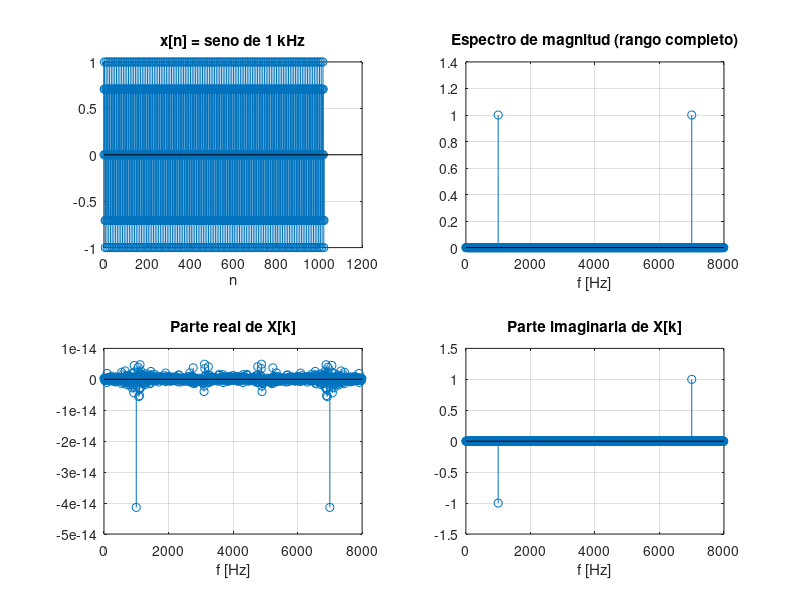

MATLAB code to generate this figure:
% 13_fft_basico.m
% Tema 3 - Uso basico de la FFT.
% Ejecutar:  octave-cli 13_fft_basico.m
%
% Referencias a las laminas del Tema 3:
%   - "DFT: definicion y propiedades"
%   - "Interpretacion de las frecuencias (bins)": f_k = k*f_s/N

clear; close all; clc;

fs = 8000;         % frecuencia de muestreo [Hz]
f0 = 1000;         % frecuencia del seno [Hz]
N = 1024;          % numero de muestras (potencia de 2)
n = 0:N-1;
x = sin(2*pi*f0*n/fs);    % seno muestreado

X = fft(x);
f = (0:N-1)*fs/N;         % eje de frecuencia [Hz] (rango completo)

fprintf('============================================================\n');
fprintf('USO BASICO DE LA FFT\n');
fprintf('============================================================\n');
fprintf('fs = %d Hz, f0 = %d Hz, N = %d\n', fs, f0, N);
[~, kmax] = max(abs(X));
fprintf('pico en el bin %d -> %.0f Hz (esperado %.0f Hz)\n', kmax-1, f(kmax), f0);
fprintf('energia (Parseval): tiempo %.3f vs. frecuencia %.3f\n', ...
        sum(x.^2), sum(abs(X).^2)/N);

figure;
subplot(2,2,1); stem(n, x); title('x[n] = seno de 1 kHz'); xlabel('n'); grid on;
subplot(2,2,2); stem(f, abs(X)*2/N); title('Espectro de magnitud (rango completo)'); xlabel('f [Hz]'); grid on;
subplot(2,2,3); stem(f, real(X)*2/N); title('Parte real de X[k]'); xlabel('f [Hz]'); grid on;
subplot(2,2,4); stem(f, imag(X)*2/N); title('Parte imaginaria de X[k]'); xlabel('f [Hz]'); grid on;
